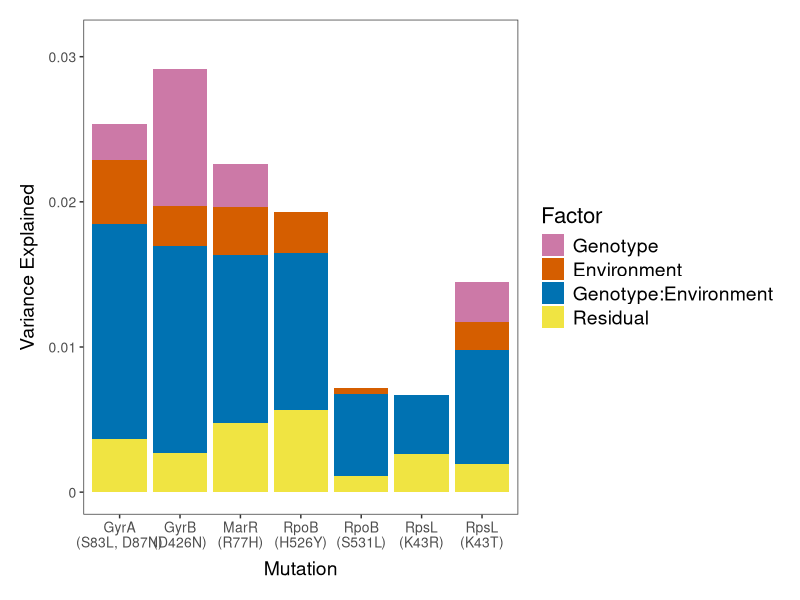
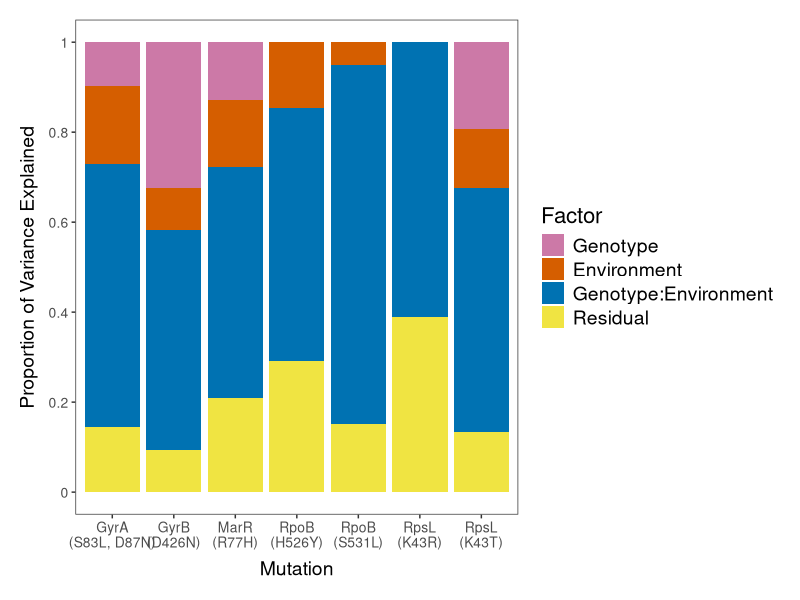
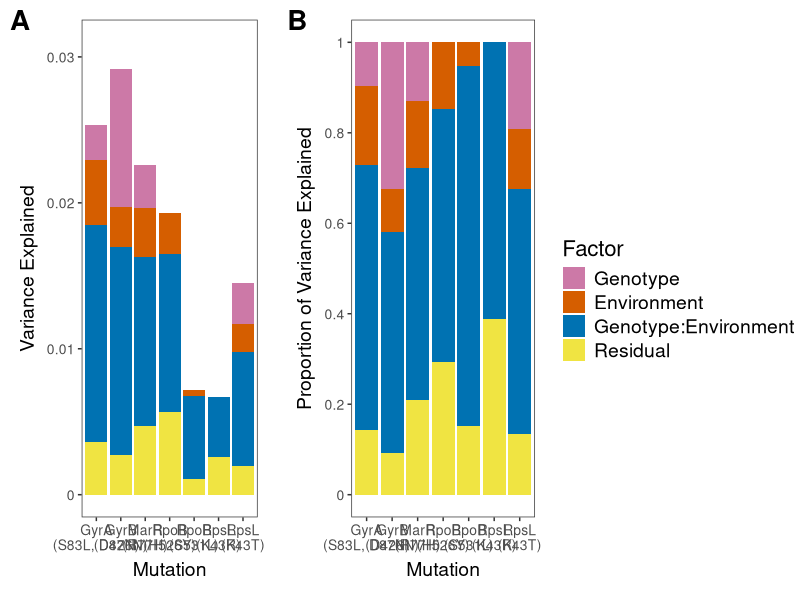
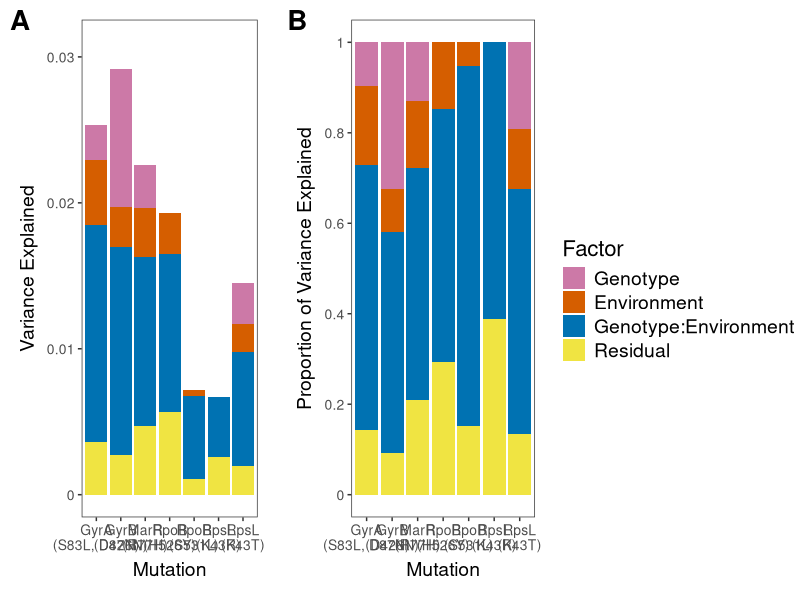

Generate these figures, in order, with R:
library(ggplot2)
library(lme4)
library(tidyr)
library(ggpubr)

#Import data - Fitness of each AMR mutant relative to its ancestor in 4 growth environments
#Full dataset including technical replicate measures
finalcosts<-read.csv("Fig5-data.csv",na.strings = c("na"),header = T,sep = ",")
finalcosts$Replicate<-as.factor(finalcosts$Replicate)
str(finalcosts)

#The random effects model estimates fitness effects variance contributed by Genotype, Environment, and G x E interaction

#List of mutations
mutlist<-c("gyrA_S83L_D87N","gyrB_D426N","marR_R77H","rpoB_H526Y","rpoB_S531L","rpsL_K43R","rpsL_K43T")

#Loop through list of mutations, fit random effects model, extract variance components
random_model_output<-NULL
for(mut in mutlist){
  print(mut)
  modeldata<-subset(finalcosts,Mutation==mut) #Subset fitness effects data by mutation
  random_model<-lmer(scaledfit~1+(1|Ancestor)+(1|Environment)+(1|Ancestor:Environment),data=modeldata,REML=TRUE)
  output<-as.data.frame(VarCorr(random_model)) #Create a dataframe of the random effects with VarCorr
  #Change the names of vcov and sdcor columns to indicate mutation analyzed
  names(output)[names(output)=="vcov"]<-paste0("vcov_for_",mut)
  names(output)[names(output)=="sdcor"]<-paste0("sdcor_for_",mut)
  random_model_output[[mut]] <- output #Store the output dataframe as an object in a list
}
random_model_output

#Create summary dataframe of variance values
random_var<-data.frame(matrix(ncol=0,nrow=4))
for(obj in random_model_output){
  random_var<-cbind(random_var,obj[4]) #The 4th column is the vcov vector
}
random_var

#Restructure summary dataframe and calculate total variance and proportion explained by each factor

#Transpose dataframe
random_var<-t(random_var)
#Extract column titles from original random_model_output list
colnames(random_var)<-random_model_output[[1]][[1]]
#Convert matrix to dataframe and add 'Mutation' as factor
mut_var<-sub(".*_for_", "", dimnames(random_var)[[1]])
random_var<-as.data.frame(random_var)
random_var$Mutation<-as.factor(mut_var)
#Calculate total variance by summing the variances of each random effects term
random_var$Total_Var<-random_var$Ancestor+random_var$Environment+random_var$'Ancestor:Environment'+random_var$Residual
#Convert to long format
random_final <-gather(random_var, Factor, vcov,'Ancestor:Environment':Residual,factor_key=TRUE)
#Calculate proportion of variance explained (variance explained by each factor divided by total variance)
random_final$Proportion_of_Total<-random_final$vcov/random_final$Total_Var
#Recode factor levels
levels(random_final$Factor) <- list(Genotype  = "Ancestor", Environment = "Environment",'Genotype:Environment'="Ancestor:Environment",Residual="Residual")
random_final
str(random_final)

#Figure 5 Plot

#Color palette
cbcolor <- c("#CC79A7", "#D55E00","#0072B2","#F0E442")

#Figure 5A-Total Variance
plotfig5A<-ggplot()+
  theme_bw()+
  theme(panel.grid.major = element_blank(), panel.grid.minor = element_blank())+
  theme(plot.margin = unit(c(0.5,0.5,0.5,0.5), "cm"))+ #Creates space between plots
  geom_bar(aes(y = vcov, x = Mutation, fill = Factor), data = random_final,stat="identity")+
  scale_x_discrete(labels=c("gyrA_S83L_D87N" = "GyrA\n(S83L, D87N)", "gyrB_D426N" = "GyrB\n(D426N)","marR_R77H" = "MarR\n(R77H)",
                            "rpoB_H526Y" = "RpoB\n(H526Y)", "rpoB_S531L" = "RpoB\n(S531L)",
                            "rpsL_K43R" = "RpsL\n(K43R)", "rpsL_K43T" = "RpsL\n(K43T)"))+
  labs(x="Mutation",y="Variance Explained")+
  scale_y_continuous(limits=c(0,.031),breaks=c(0,0.01,0.02,0.03),labels=c(0,0.01,0.02,0.03))+
  scale_fill_manual(name="Factor",values=cbcolor)+
  theme(legend.text = element_text(size =  14),legend.title = element_text(size = 16))+
  theme(axis.title.x = element_text(size=14,margin = margin(t = 0.25,unit="cm")))+
  theme(axis.text.x = element_text(size=10))+
  theme(axis.title.y = element_text(size=14,margin = margin(r = 0.25,unit="cm")))+
  theme(axis.text.y = element_text(size=10))
plotfig5A

#Figure 5B-Proportion of Variance Explained
plotfig5B<-ggplot()+
  theme_bw()+
  theme(panel.grid.major = element_blank(), panel.grid.minor = element_blank())+
  theme(plot.margin = unit(c(0.5,0.5,0.5,0.5), "cm"))+ #Creates space between plots
  geom_bar(aes(y = Proportion_of_Total, x = Mutation, fill = Factor), data = random_final,stat="identity")+
  scale_x_discrete(labels=c("gyrA_S83L_D87N" = "GyrA\n(S83L, D87N)", "gyrB_D426N" = "GyrB\n(D426N)","marR_R77H" = "MarR\n(R77H)",
                            "rpoB_H526Y" = "RpoB\n(H526Y)", "rpoB_S531L" = "RpoB\n(S531L)",
                            "rpsL_K43R" = "RpsL\n(K43R)", "rpsL_K43T" = "RpsL\n(K43T)"))+
  labs(x="Mutation",y="Proportion of Variance Explained")+
  scale_y_continuous(limits=c(0,1),breaks=c(0,0.2,0.4,0.6,0.8,1),labels=c(0,0.2,0.4,0.6,0.8,1))+
  scale_fill_manual(name="Factor",values=cbcolor)+
  theme(legend.text = element_text(size =  14),legend.title = element_text(size = 16))+
  theme(axis.title.x = element_text(size=14,margin = margin(t = 0.25,unit="cm")))+
  theme(axis.text.x = element_text(size=10))+
  theme(axis.title.y = element_text(size=14,margin = margin(r=0.25,unit="cm")))+
  theme(axis.text.y = element_text(size=10))
plotfig5B

#Assemble panels into final figure
fig5final<-ggarrange(ggarrange(plotfig5A,plotfig5B,legend = c('right'),common.legend = TRUE,ncol = 2,nrow=1,font.label = list(size = 20),labels = c("A","B")))
fig5final

#Save as png
ggsave("Fig5-final.png", plot = fig5final, dpi=1200,width = 15.75, height = 5.91, units = "in",bg='white')
